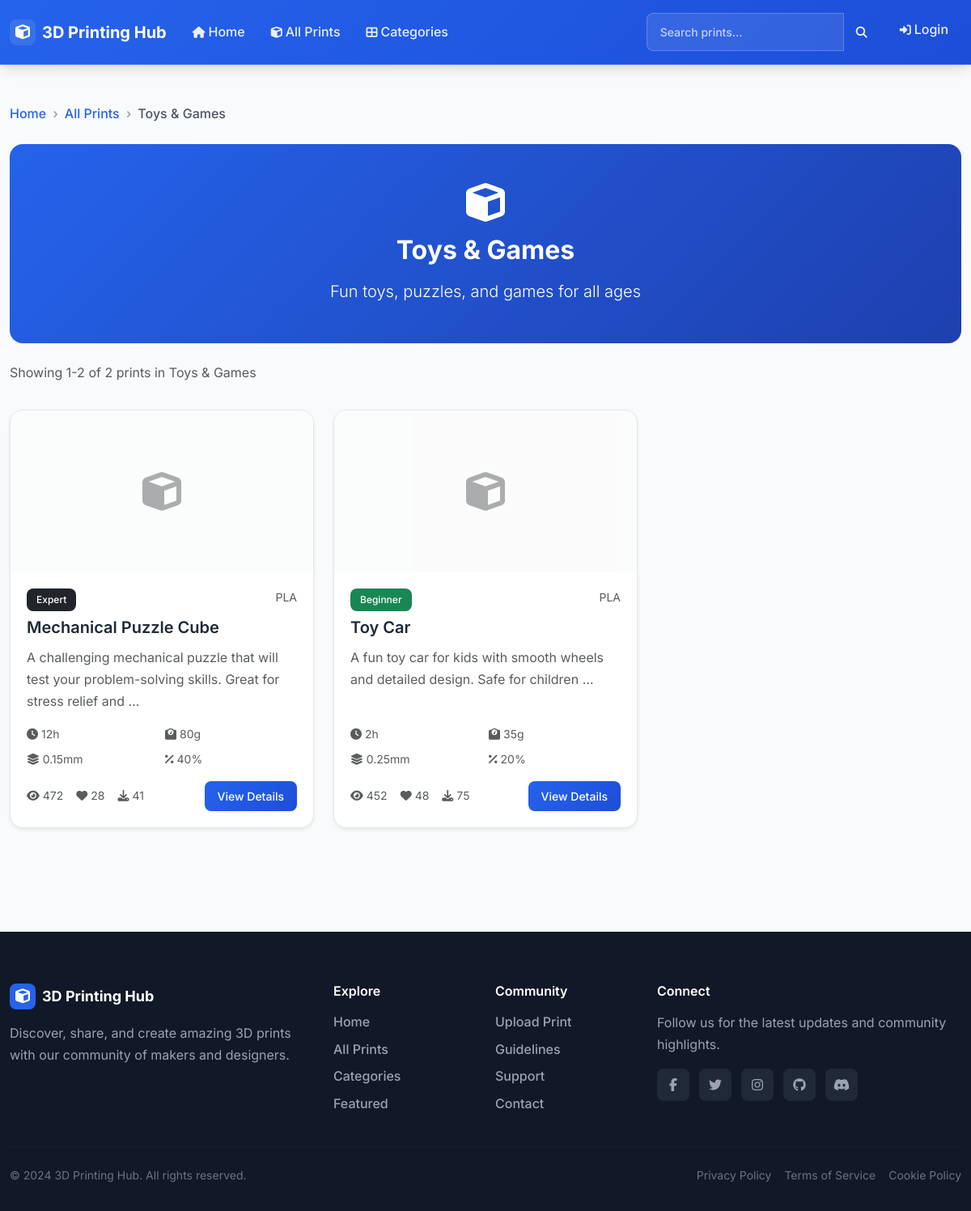
/category/toys-games/, run on the app's committed database.
### prints/models.py (models this page shows, shortened)
class Category(models.Model):
    name = models.CharField(max_length=100, unique=True)
    description = models.TextField(blank=True)
    slug = models.SlugField(max_length=100, unique=True)
    created_at = models.DateTimeField(auto_now_add=True)
    class Meta:
        verbose_name_plural = "Categories"
        ordering = ['name']

class PrintItem(models.Model):
    DIFFICULTY_CHOICES = [
        ('beginner', 'Beginner'),
        ('intermediate', 'Intermediate'),
        ('advanced', 'Advanced'),
        ('expert', 'Expert'),
    ]
    STATUS_CHOICES = [
        ('draft', 'Draft'),
        ('published', 'Published'),
        ('featured', 'Featured'),
    ]
    title = models.CharField(max_length=200)
    description = models.TextField()
    category = models.ForeignKey(Category, on_delete=models.CASCADE, related_name='prints')
    author = models.ForeignKey(User, on_delete=models.CASCADE, related_name='prints')
    difficulty = models.CharField(max_length=20, choices=DIFFICULTY_CHOICES, default='beginner')
    print_time_hours = models.PositiveIntegerField(help_text="Estimated print time in hours")
    filament_type = models.CharField(max_length=50, default='PLA')
    filament_amount_grams = models.PositiveIntegerField(help_text="Amount of filament needed in grams")
    layer_height = models.DecimalField(max_digits=3, decimal_places=2, default=0.20, help_text="Layer height in mm")
    infill_percentage = models.PositiveIntegerField(default=20, help_text="Infill percentage")
    main_image = models.ImageField(upload_to='prints/images/', blank=True, null=True)
    stl_file = models.FileField(upload_to='prints/stl_files/', blank=True, null=True)
    status = models.CharField(max_length=20, choices=STATUS_CHOICES, default='draft')
    views_count = models.PositiveIntegerField(default=0)
    likes_count = models.PositiveIntegerField(default=0)
    downloads_count = models.PositiveIntegerField(default=0)
    created_at = models.DateTimeField(auto_now_add=True)
    updated_at = models.DateTimeField(auto_now=True)
    published_at = models.DateTimeField(blank=True, null=True)
    class Meta:
        ordering = ['-created_at']
    def get_absolute_url(self):
        return reverse('prints:print_detail', kwargs={'pk': self.pk})
    def get_difficulty_color(self):
        colors = {
            'beginner': 'success',
            'intermediate': 'warning',
            'advanced': 'danger',
            'expert': 'dark'
        }
        return colors.get(self.difficulty, 'secondary')

### prints/views.py (the view)
# urls.py: path('category/<slug:slug>/', views.category_detail, name='category_detail'),
def category_detail(request, slug):
    category = get_object_or_404(Category, slug=slug)
    prints = PrintItem.objects.filter(
        category=category,
        status='published'
    ).select_related('author').order_by('-created_at')
    paginator = Paginator(prints, 12)
    page_number = request.GET.get('page')
    page_obj = paginator.get_page(page_number)
    context = {
        'category': category,
        'page_obj': page_obj,
    }
    return render(request, 'prints/category_detail.html', context)

### templates/prints/category_detail.html (shortened to what this page needs)
{% extends 'base.html' %}
{% load static %}
{% block content %}
<div class="container py-5">
    <nav aria-label="breadcrumb" class="mb-4">
        <ol class="breadcrumb">
            <li class="breadcrumb-item"><a href="{% url 'prints:home' %}">Home</a></li>
            <li class="breadcrumb-item"><a href="{% url 'prints:print_list' %}">All Prints</a></li>
            <li class="breadcrumb-item active" aria-current="page">{{ category.name }}</li>
        </ol>
    </nav>
    <div class="row mb-4">
        <div class="col-12">
            <div class="card bg-gradient-primary text-white">
                <div class="card-body text-center py-5">
                    <i class="fas fa-cube fa-3x mb-3"></i>
                    <h1 class="h2 fw-bold mb-3">{{ category.name }}</h1>
                    {% if category.description %}
                        <p class="lead mb-0">{{ category.description }}</p>
                    {% endif %}
                </div>
            </div>
        </div>
    </div>
    {% if page_obj %}
        <div class="row mb-3">
            <div class="col-12">
                <p class="text-muted">
                    Showing {{ page_obj.start_index }}-{{ page_obj.end_index }} of {{ page_obj.paginator.count }} prints in {{ category.name }}
                </p>
            </div>
        </div>
    {% endif %}
    {% if page_obj %}
        <div class="row g-4">
            {% for print_item in page_obj %}
            <div class="col-lg-4 col-md-6">
                <div class="card h-100 shadow-sm print-card">
                    {% if print_item.main_image %}
                        <img src="{{ print_item.main_image.url }}" class="card-img-top" alt="{{ print_item.title }}" style="height: 200px; object-fit: cover;">
                    {% else %}
                        <div class="card-img-top bg-light d-flex align-items-center justify-content-center" style="height: 200px;">
                            <i class="fas fa-cube fa-3x text-muted"></i>
                        </div>
                    {% endif %}
                    <div class="card-body d-flex flex-column">
                        <div class="d-flex justify-content-between align-items-start mb-2">
                            <span class="badge bg-{{ print_item.get_difficulty_color }}">{{ print_item.get_difficulty_display }}</span>
                            <small class="text-muted">{{ print_item.filament_type }}</small>
                        </div>
                        <h5 class="card-title">{{ print_item.title }}</h5>
                        <p class="card-text text-muted flex-grow-1">{{ print_item.description|truncatewords:15 }}</p>
                        <div class="mb-3">
                            <div class="row g-2 small text-muted">
                                <div class="col-6">
                                    <i class="fas fa-clock me-1"></i>{{ print_item.print_time_hours }}h
                                </div>
                                <div class="col-6">
                                    <i class="fas fa-weight me-1"></i>{{ print_item.filament_amount_grams }}g
                                </div>
                                <div class="col-6">
                                    <i class="fas fa-layer-group me-1"></i>{{ print_item.layer_height }}mm
                                </div>
                                <div class="col-6">
                                    <i class="fas fa-percentage me-1"></i>{{ print_item.infill_percentage }}%
                                </div>
                            </div>
                        </div>
                        <div class="d-flex justify-content-between align-items-center mt-auto">
                            <div class="d-flex gap-3 text-muted small">
                                <span><i class="fas fa-eye me-1"></i>{{ print_item.views_count }}</span>
                                <span><i class="fas fa-heart me-1"></i>{{ print_item.likes_count }}</span>
                                <span><i class="fas fa-download me-1"></i>{{ print_item.downloads_count }}</span>
                            </div>
                            <a href="{{ print_item.get_absolute_url }}" class="btn btn-primary btn-sm">View Details</a>
                        </div>
                    </div>
                </div>
            </div>
            {% endfor %}
        </div>
    {% endif %}
</div>
{% endblock %}

### static/css/style.css (style rules this page uses)
:root { --primary-50: #eff6ff; --primary-100: #dbeafe; --primary-200: #bfdbfe; --primary-300: #93c5fd; --primary-400: #60a5fa; --primary-500: #3b82f6; --primary-600: #2563eb; --primary-700: #1d4ed8; --primary-800: #1e40af; --primary-900: #1e3a8a; --gray-50: #f9fafb; --gray-100: #f3f4f6; --gray-200: #e5e7eb; --gray-300: #d1d5db; --gray-400: #9ca3af; --gray-500: #6b7280; --gray-600: #4b5563; --gray-700: #374151; --gray-800: #1f2937; --gray-900: #111827; --success: #10b981; --warning: #f59e0b; --danger: #ef4444; --info: #06b6d4; --font-family: 'Inter', -apple-system, BlinkMacSystemFont, 'Segoe UI', Roboto, sans-serif; --font-size-xs: 0.75rem; --font-size-sm: 0.875rem; --font-size-base: 1rem; --font-size-lg: 1.125rem; --font-size-xl: 1.25rem; --font-size-2xl: 1.5rem; --font-size-3xl: 1.875rem; --font-size-4xl: 2.25rem; --spacing-1: 0.25rem; --spacing-2: 0.5rem; --spacing-3: 0.75rem; --spacing-4: 1rem; --spacing-5: 1.25rem; --spacing-6: 1.5rem; --spacing-8: 2rem; --spacing-10: 2.5rem; --spacing-12: 3rem; --spacing-16: 4rem; --spacing-20: 5rem; --radius-sm: 0.375rem; --radius-md: 0.5rem; --radius-lg: 0.75rem; --radius-xl: 1rem; --radius-2xl: 1.5rem; --shadow-sm: 0 1px 2px 0 rgb(0 0 0 / 0.05); --shadow-md: 0 4px 6px -1px rgb(0 0 0 / 0.1), 0 2px 4px -2px rgb(0 0 0 / 0.1); --shadow-lg: 0 10px 15px -3px rgb(0 0 0 / 0.1), 0 4px 6px -4px rgb(0 0 0 / 0.1); --shadow-xl: 0 20px 25px -5px rgb(0 0 0 / 0.1), 0 8px 10px -6px rgb(0 0 0 / 0.1); --transition-fast: 150ms ease-in-out; --transition-normal: 250ms ease-in-out; --transition-slow: 350ms ease-in-out; }
* { box-sizing: border-box; }
body { font-family: var(--font-family); font-size: var(--font-size-base); line-height: 1.6; color: var(--gray-800); background-color: var(--gray-50); padding-top: 80px; -webkit-font-smoothing: antialiased; -moz-osx-font-smoothing: grayscale; }
.container { max-width: 1200px; }
.btn { border-radius: var(--radius-md); font-weight: 500; transition: all var(--transition-fast); }
.card { border: 1px solid var(--gray-200); border-radius: var(--radius-xl); box-shadow: var(--shadow-sm); transition: all var(--transition-normal); }
.card { border: none; border-radius: var(--radius-xl); box-shadow: var(--shadow-sm); transition: all var(--transition-normal); overflow: hidden; background: white; }
.card-body { padding: var(--spacing-6); }
.card-title { font-weight: 600; color: var(--gray-800); margin-bottom: var(--spacing-3); }
.card-text { color: var(--gray-600); line-height: 1.7; }
.print-card { border-radius: var(--radius-xl); overflow: hidden; transition: all var(--transition-normal); background: white; border: 1px solid var(--gray-200); }
.print-card .card-img-top { height: 200px; object-fit: cover; transition: transform var(--transition-slow); background: var(--gray-100); }
.card-img-top { background: var(--gray-100); transition: opacity var(--transition-normal); }
.card-img-top:not([src]) { opacity: 0.5; }
.print-card .card-body { padding: var(--spacing-5); }
.btn { border-radius: var(--radius-md); font-weight: 500; padding: var(--spacing-3) var(--spacing-5); transition: all var(--transition-fast); border: none; position: relative; overflow: hidden; }
.btn-primary { background: linear-gradient(135deg, var(--primary-600) 0%, var(--primary-700) 100%); color: white; box-shadow: var(--shadow-sm); }
.btn-sm { padding: var(--spacing-2) var(--spacing-4); font-size: var(--font-size-sm); }
.badge { font-weight: 500; padding: var(--spacing-2) var(--spacing-3); border-radius: var(--radius-md); font-size: var(--font-size-xs); }
.breadcrumb { background: none; padding: 0; margin-bottom: var(--spacing-6); }
.breadcrumb-item + .breadcrumb-item::before { content: "›"; color: var(--gray-400); font-weight: 600; }
.breadcrumb-item a { color: var(--primary-600); text-decoration: none; font-weight: 500; transition: color var(--transition-fast); }
.breadcrumb-item.active { color: var(--gray-600); font-weight: 500; }
.fade-in-up { animation: fadeInUp 0.6s ease-out; }
.bg-gradient-primary { background: linear-gradient(135deg, var(--primary-600) 0%, var(--primary-800) 100%); }
.text-white { color: white !important; }

### data on the page
Category: name "Toys & Games", description "Fun toys, puzzles, and games for all ages"
PrintItem: difficulty "Expert", filament_type "PLA", title "Mechanical Puzzle Cube", description "A challenging mechanical puzzle that will test your problem-solving skills. Great for stress relief and …", print_time_hours "12", filament_amount_grams "80", layer_height "0.15", infill_percentage "40", views_count "472", likes_count "28", downloads_count "41"
PrintItem: difficulty "Beginner", filament_type "PLA", title "Toy Car", description "A fun toy car for kids with smooth wheels and detailed design. Safe for children …", print_time_hours "2", filament_amount_grams "35", layer_height "0.25", infill_percentage "20", views_count "452", likes_count "48", downloads_count "75"

### other printed values
{{ page_obj.start_index }} "1"
{{ page_obj.end_index }} "2"
{{ page_obj.paginator.count }} "2"
